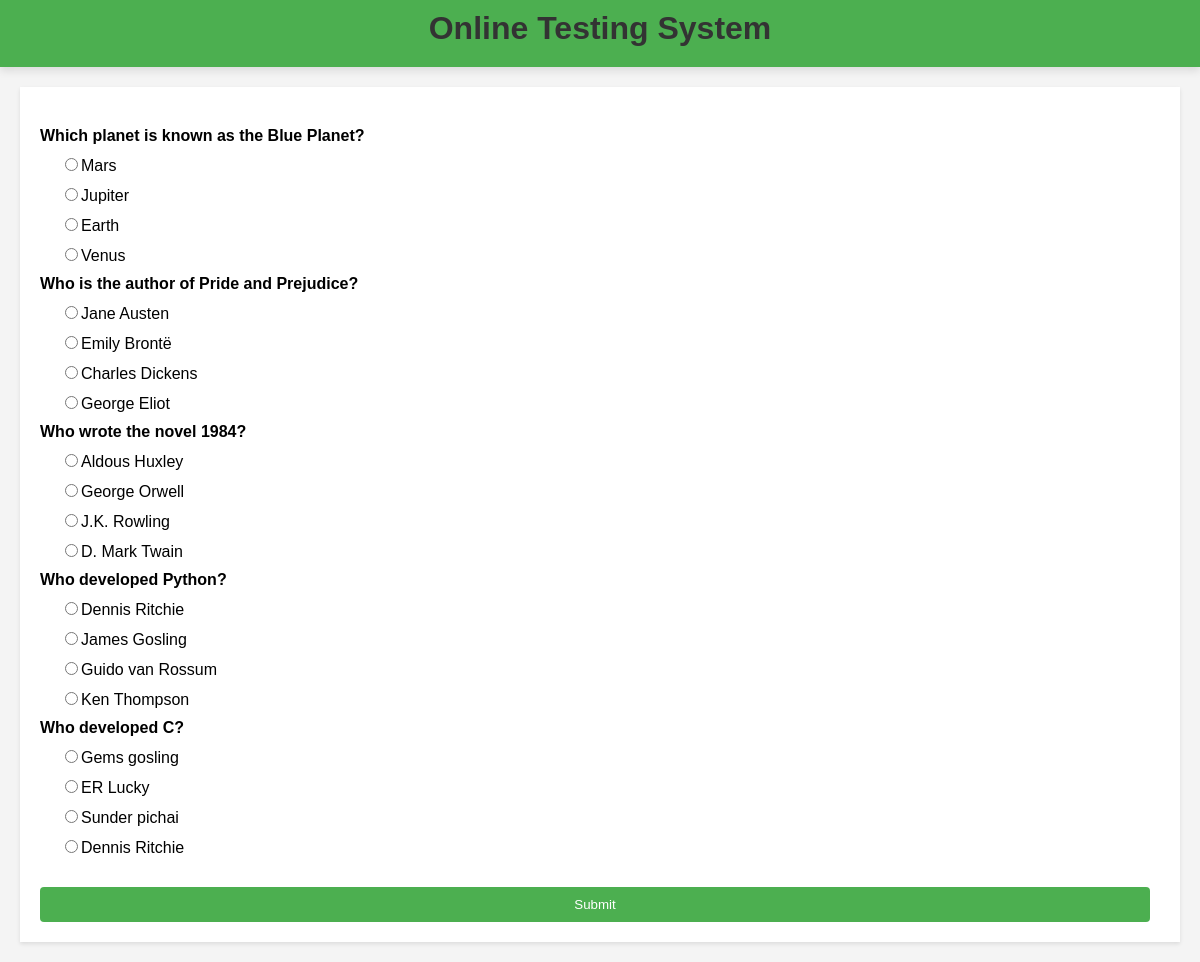
The page /OTS/test_paper?n=5 on the database its author committed.
### OTS/models.py (models this page shows)
class Quistion(models.Model):
    qid = models.BigAutoField(primary_key=True,auto_created=True)
    que = models.TextField()
    a=models.CharField(max_length=255)
    b=models.CharField(max_length=255)
    c=models.CharField(max_length=255)
    d=models.CharField(max_length=255)
    ans=models.CharField(max_length=20)

### OTS/views.py (the view)
# urls.py: path('test_paper',testPaper,name='testPaper'),
def testPaper(request):
    if 'name' not in request.session.keys():
        res = HttpResponseRedirect('login')
    n=int(request.GET['n'])
    question_pool=list(Quistion.objects.all())
    random.shuffle(question_pool)
    question_list=question_pool[:n]
    context={"questions":question_list}
    res = render(request,'test_paper.html',context)
    return res

### OTS/templates/test_paper.html (shortened to what this page needs)
{% extends "main.html" %}
{% block content %}
<form method="post" action="{% url 'OTS:calculateTest' %}">
    {% for question in questions %}
    <div class="question">
        {{question.que}}
    </div>
    <div class="options"><input type="radio" name="q{{question.qid}}" value="a">{{question.a}}</div>
    <div class="options"><input type="radio" name="q{{question.qid}}" value="b">{{question.b}}</div>
    <div class="options"><input type="radio" name="q{{question.qid}}" value="c">{{question.c}}</div>
    <div class="options"><input type="radio" name="q{{question.qid}}" value="d">{{question.d}}</div>
    {% endfor %}
    <button type="submit">Submit</button>
</form>
{% endblock %}

### OTS/static/style.css (style rules this page uses)
body { font-family: Arial, sans-serif; margin: 0; padding: 0; background-color: #f0f0f0; }

### OTS/static/registration.css (style rules this page uses)
body { font-family: Arial, sans-serif; margin: 0; padding: 0; background-color: #f4f4f4; }
form { display: flex; flex-direction: column; }
button { padding: 10px; background-color: #4CAF50; color: white; border: none; border-radius: 4px; cursor: pointer; margin-right: 10px; }

### OTS/static/regdform.css (style rules this page uses)
body { font-family: Arial, sans-serif; margin: 0; padding: 0; background-color: #f4f4f4; }

### OTS/static/login.css (style rules this page uses)
body { font-family: Arial, sans-serif; margin: 0; padding: 0; background-color: #f4f4f4; }
form { display: flex; flex-direction: column; }
button { padding: 10px; background-color: #4CAF50; color: white; border: none; border-radius: 4px; cursor: pointer; margin-right: 10px; }

### OTS/static/testpaper.css (style rules this page uses)
body { font-family: Arial, sans-serif; margin: 0; padding: 0; background-color: #f4f4f4; }
form { margin-top: 20px; }
.question { font-weight: bold; margin-bottom: 10px; }
.options { margin-left: 20px; margin-bottom: 10px; }
button { padding: 10px; background-color: #4CAF50; color: white; border: none; border-radius: 4px; cursor: pointer; margin-top: 20px; }

### OTS/static/home.css (style rules this page uses)
body { font-family: Arial, sans-serif; margin: 0; padding: 0; background-color: #f4f4f4; }

### OTS/static/testresult.css (style rules this page uses)
body { font-family: Arial, sans-serif; margin: 0; padding: 0; background-color: #f4f4f4; }

### rows shown on the page
Quistion: que "Which planet is known as the Blue Planet?", a "Mars", b "Jupiter", c "Earth", d "Venus"
Quistion: que "Who is the author of Pride and Prejudice?", a "Jane Austen", b "Emily Brontë", c "Charles Dickens", d "George Eliot"
Quistion: que "Who wrote the novel 1984?", a "Aldous Huxley", b "George Orwell", c "J.K. Rowling", d "D. Mark Twain"
Quistion: que "Who developed Python?", a "Dennis Ritchie", b "James Gosling", c "Guido van Rossum", d "Ken Thompson"
Quistion: que "Who developed C?", a "Gems gosling", b "ER Lucky", c "Sunder pichai", d "Dennis Ritchie"
